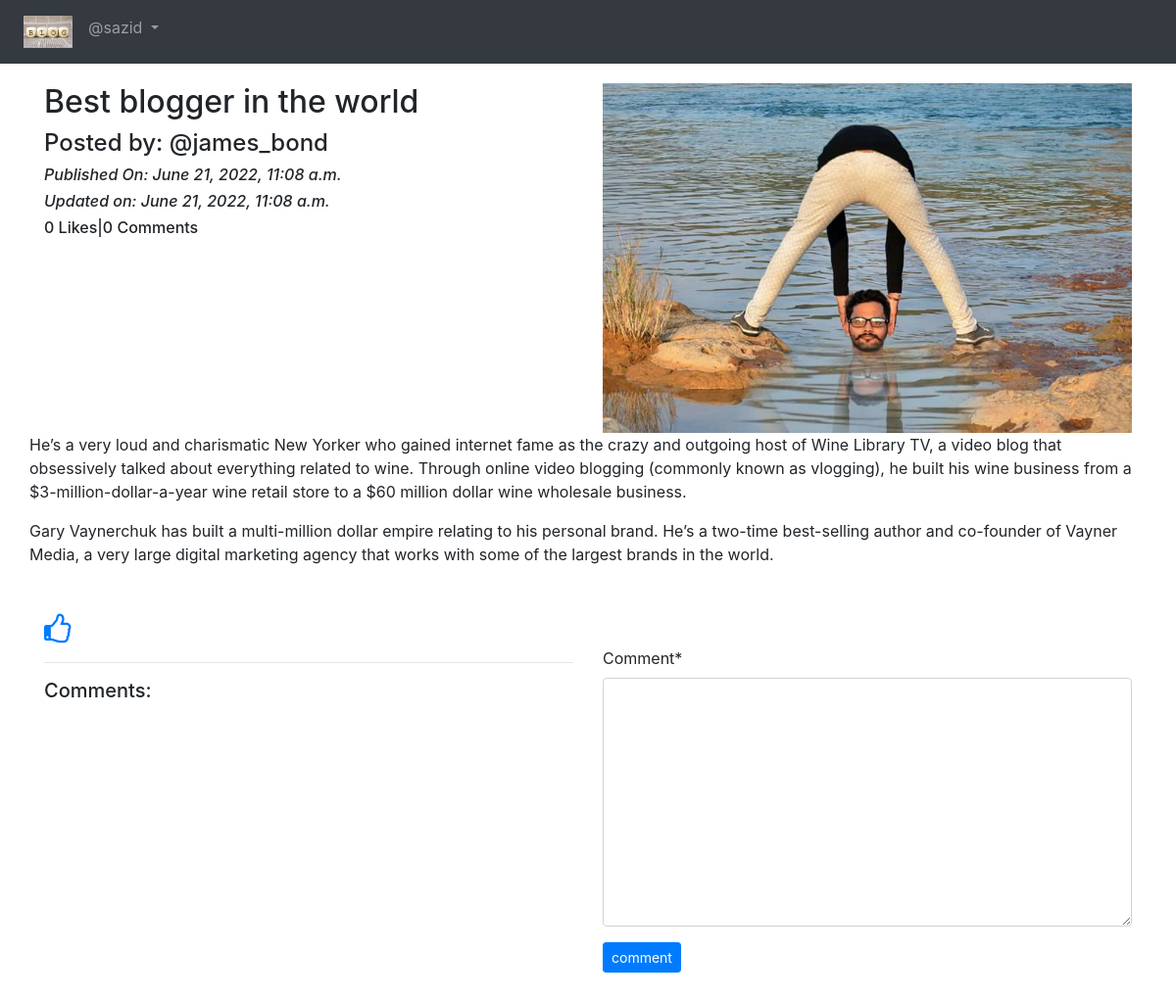
The app's page /blog/details/Best-blogger-in-the-world-87054f90-93e9-4fc2-a08e-1ff2b91ee36b/ (signed in), older data.
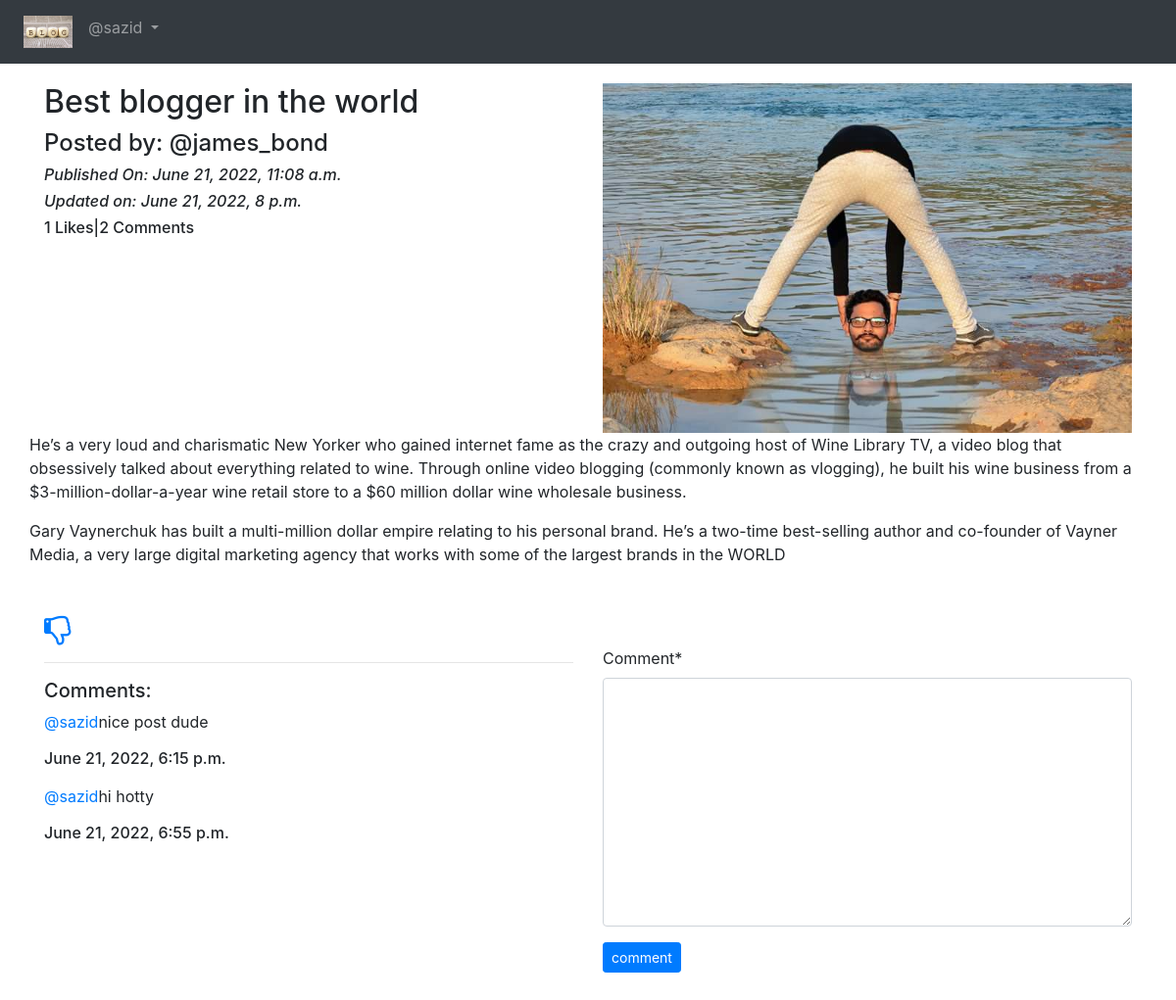
The same page, newer data.
### Blog_App/models.py (models this page shows, shortened)
class Blog(models.Model):
    author = models.ForeignKey(User,on_delete=models.CASCADE,related_name='post_author')
    blog_title = models.CharField(max_length=264,verbose_name='Put a Title')
    slug = models.SlugField(max_length=264,unique=True)
    blog_content = models.TextField(verbose_name=" What's on your mind ?")
    blog_image = models.ImageField(upload_to='blog_images',verbose_name="Image")
    publish_date = models.DateTimeField(auto_now_add=True)
    update_date = models.DateTimeField(auto_now=True)

class Comment(models.Model):
    blog = models.ForeignKey(Blog,on_delete=models.CASCADE, related_name='blog_comment')
    user = models.ForeignKey(User,on_delete=models.CASCADE,related_name='user_comment')
    comment = models.TextField()
    comment_date = models.DateTimeField(auto_now_add=True)

### Blog_App/views.py (the view, shortened to what this page needs)
# urls.py: path('details/<slug>/',views.Blog_Details,name='Blog_Details'),
@login_required
def Blog_Details(request,slug):
    blog = Blog.objects.get(slug=slug)
    comment_form = CommentForm()
    already_liked = Likes.objects.filter(blog=blog,user=request.user)
    if already_liked:
        liked=True
    else:
        liked = False
    return render(request,'Blog_App/Blog_Details.html',context={'blog':blog, 'comment_form':comment_form,'liked':liked})

### Blog_App/forms.py
class CommentForm(forms.ModelForm):
    class Meta:
        model = Comment
        fields = ('comment',)

### templates/Blog_App/Blog_Details.html (shortened to what this page needs)
{% extends 'base.html' %}
{% load crispy_forms_tags %}
{% block body_block %}
<div class="row">
  <div class="col-sm-6">
    <h2>{{ blog.blog_title }}</h2>
    <h4>Posted by: @{{ blog.author }}</h4>
    <i><h6>Published On: {{ blog.publish_date }}</h6></i>
    <i><h6>Updated on: {{ blog.update_date }}</h6></i>
    <h6>{{ blog.liked_blog.count }} Likes|{{ blog.blog_comment.count }} Comments</h6>
  </div>
  <div class="col-sm-6">
    <img src="/media/{{ blog.blog_image }}" width="100%">
  </div>
  <p>
    {{ blog.blog_content|linebreaks }}
  </p>
</div>
{% if not liked %}
<a href="{% url 'Blog_App:liked_post' pk=blog.pk %}">
  <i class="fa fa-thumbs-o-up fa-2x" aria-hidden="true"></i>
</a>
{% else %}
<a href="{% url 'Blog_App:unliked_post' pk=blog.pk %}">
  <i class="fa fa-thumbs-o-down fa-2x" aria-hidden="true"></i>
</a>
{% endif %}
<div class="row">
  <div class="col-sm-6">
    <hr>
    <h5>Comments:</h5>
    {% for comment in blog.blog_comment.all %}
      <p><a href="#">@{{comment.user}}</a>{{comment.comment}}<br> <h6>{{comment.comment_date}}</h6></p>
    {% endfor %}
  </div>
  <div class="col-sm-6">
    <form method="POST">
      {{ comment_form | crispy }}
      <button type="submit"class="btn btn-primary btn-sm">comment</button>
    </form>
  </div>
</div>
<br>
<br>
{% endblock %}

### templates/base.html (shortened to what this page needs)
<!DOCTYPE html>
<html lang="en" dir="ltr">
  <head>
    <link rel="stylesheet" href="https://maxcdn.bootstrapcdn.com/bootstrap/4.4.1/css/bootstrap.min.css">
    <link href="https://maxcdn.bootstrapcdn.com/font-awesome/4.7.0/css/font-awesome.min.css" rel="stylesheet">
  </head>
  <body>
    <nav class="navbar navbar-expand-sm bg-dark navbar-dark">
      <ul class="navbar-nav">
        <li class="nav-item active">
          <a class="nav-link" href="{% url 'index' %}"><img src="/media/blog.jpg" width="50px" alt="website logo"></a>
        </li>
        {% if user.is_authenticated  %}
        <div class="nav-item dropdown">
          <a class="nav-link dropdown-toggle" id="navbardrop" data-toggle="dropdown" href="#">
            @{{ user.username }}
          </a>
        </div>
        {% endif %}
      </ul>
    </nav>
    <div class="container" style="padding-top:20px">
      {% block body_block %}
      {% endblock %}
    </div>
  </body>
</html>

Row changes from the older to the newer data that the page shows:
changed Blog "Best blogger in the world": update_date "June 21, 2022, 11:08 a.m." → "June 21, 2022, 8 p.m."; liked_blog.count "0" → "1"; blog_comment.count "0" → "2"; blog_content "…largest brands in the world." → "…largest brands in the WORLD"
added Comment: user "sazid", comment "nice post dude", comment_date "June 21, 2022, 6:15 p.m."
added Comment: user "sazid", comment "hi hotty", comment_date "June 21, 2022, 6:55 p.m."
